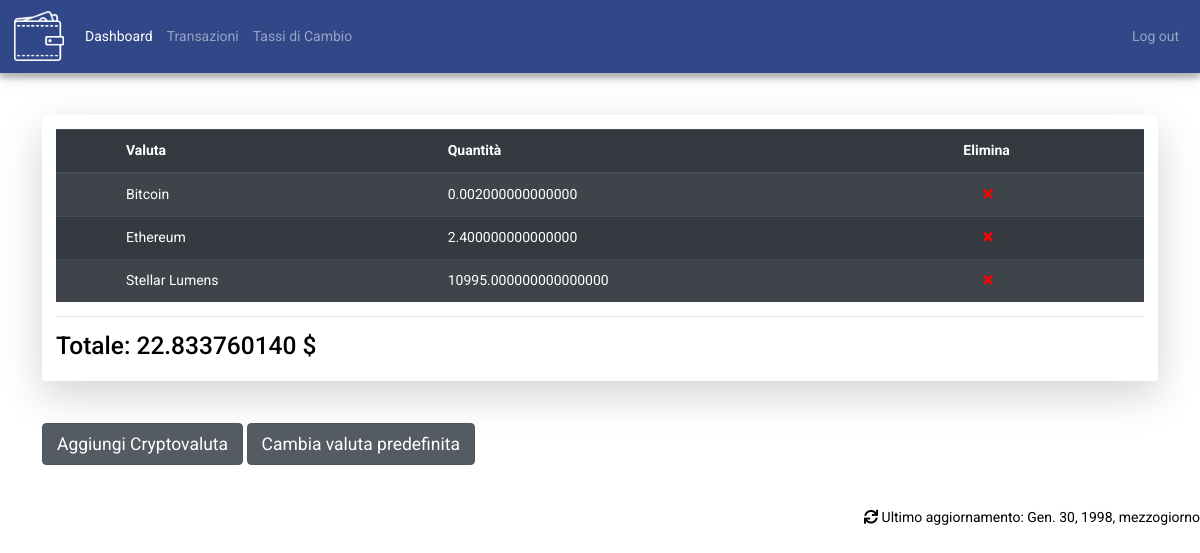
Before: /dashboard/ (signed in) with the older database file.
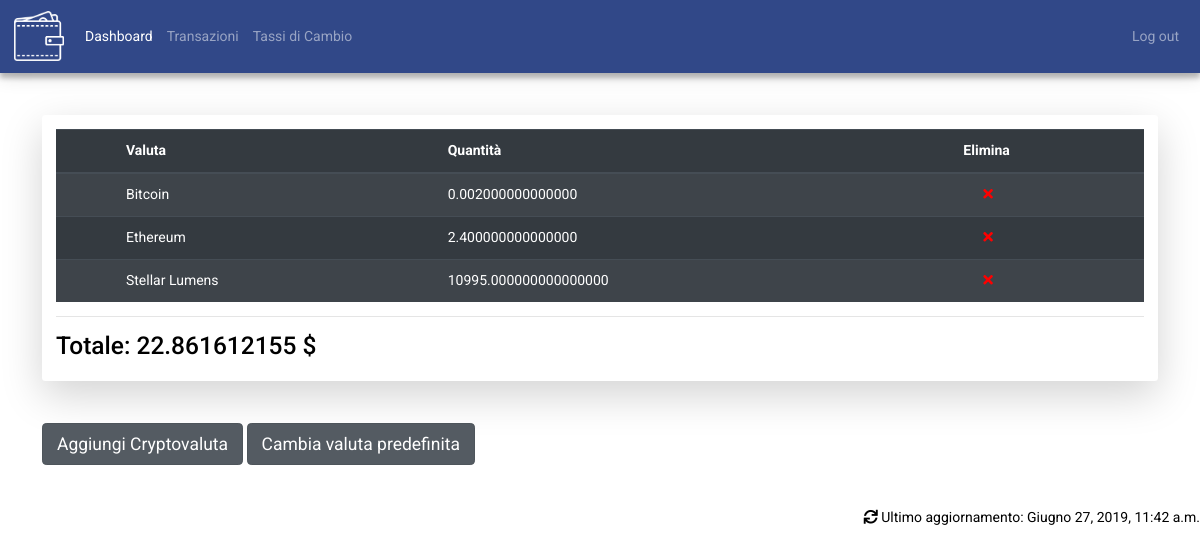
After: the same page with the newer database file.
### dashboard/models.py (models this page shows, shortened)
class Conto(models.Model):
    tipo_valuta = models.ForeignKey(Valuta, on_delete=models.CASCADE, default=None)
    importo = models.DecimalField(default=0, decimal_places=15, max_digits=30)
    wallet_associato = models.ForeignKey(Wallet, related_name='conti', on_delete=models.CASCADE)
    class Meta:
        unique_together = ('tipo_valuta', 'wallet_associato')
    def calcola_totale_conto(self,valuta):  # calcola il totale nella valuta richiesta
        return (float(self.tipo_valuta.cambio)/float(valuta.cambio))*float(self.importo)

class Valuta(models.Model):
    sigla = models.CharField(max_length=3,  null=False, unique=True)
    cambio = models.DecimalField(decimal_places=15, max_digits=30)
    nome = models.CharField(max_length=25)
    class Meta:
        ordering = ('sigla',)

class Wallet(models.Model):
    wallet_id = models.CharField(max_length=35, null=False, unique=True)
    user_id = models.OneToOneField(User, on_delete=models.CASCADE)
    cambio_selezionato = models.ForeignKey(Valuta, on_delete=models.CASCADE)
    transazione_ingresso = models.ManyToManyField('Wallet', null=True, through='Transazione', related_name="transazione_uscita",symmetrical=False)
    ultimo_aggiornamento = models.DateTimeField(default=datetime(1998, 1, 30, 12, 00))

### dashboard/views.py (the view)
# urls.py: path('', views.dashboard, name='dashboard'),
@login_required
def dashboard(request):
    user_wallet = Wallet.objects.get(user_id=request.user)
    conti = Conto.objects.filter(wallet_associato=user_wallet).order_by('-tipo_valuta').reverse()
    if(conti):
        totale = conti[0].calcola_totale_conto(user_wallet.cambio_selezionato)
    else:
        totale = 0
    return render(request, 'dashboard.html', {
        'conti': conti,
        'totale': '%.9f'%totale,
        'cambio_selezionato': user_wallet.cambio_selezionato.sigla,
        'ultimo_aggiornamento': user_wallet.ultimo_aggiornamento
    })

### templates/dashboard.html (shortened to what this page needs)
{% extends 'base.html' %}
{% block content %}
    <div class="col py-5 px-md-5 bordered col-example">
        <div class="shadow-lg p-3 mb-5 bg rounded">
            <table class="table table-striped table-dark ">
                <thead>
                <tr>
                  <th scope="col"></th>
                  <th scope="col">Valuta</th>
                  <th scope="col">Quantità</th>
                    <th scope="col">Elimina</th>
                </tr>
              </thead>
              <tbody>
        {% for conto in conti %}
                            <tr>
                  <th scope="row"></th>
                  <td>{{ conto.tipo_valuta.nome }}</td>
                  <td>{{ conto.importo }}</td>
                  <td>
                      <a href="{% url 'elimina_conto' conto.id%}" onclick="return confirm('Sei sicuro di voler eliminare questo articolo?')">
                                    <i class="fas fa-times" style="color: #ff0000;padding-left: 20px;"></i>
                      </a>
                  </td>
                </tr>
        {% endfor %}
              </tbody>
            </table>
            <hr>
            <h3>Totale: {{ totale }}
            {% if cambio_selezionato == 'USD' %}${% elif cambio_selezionato == 'EUR' %}€{% else %}{{ cambio_selezionato }}{% endif %}
             </h3>
        </div>
<a href="{% url 'aggiungi_conto' %}" class="btn btn-secondary btn-lg active" role="button" aria-pressed="true" >Aggiungi Cryptovaluta</a>
    <a href="{% url 'selezione_cambio' %}" class="btn btn-secondary btn-lg active" role="button" aria-pressed="true" >Cambia valuta predefinita</a>
</div>
{% endblock %}
{% block footer %}
        {% include 'partials/footer.html' %}
{% endblock %}

### templates/base.html (shortened to what this page needs)
<!DOCTYPE html>
<html lang="en">
<head>
    {% block stylesheets %}
        {% include 'partials/stylesheets.html' %}
    {% endblock %}
</head>
<body>
    {% block navbar %}
        {% include 'partials/navbar.html' %}
    {% endblock navbar %}
<main id="main_conteiner">{% block content %}{% endblock %}</main>
{% block footer %}{% endblock %}
</body>
</html>

### templates/partials/stylesheets.html (shortened to what this page needs)
{% load static %}
        <link rel="stylesheet" href="https://stackpath.bootstrapcdn.com/bootstrap/4.3.1/css/bootstrap.min.css">
        <link rel="stylesheet" href="{% static 'smartwallet/css/style.css' %}">
<link rel="stylesheet" href="https://use.fontawesome.com/releases/v5.7.2/css/all.css">

### templates/partials/navbar.html (shortened to what this page needs)
{% load static %}
<nav class="navbar navbar-expand-lg navbar-dark bg-blue">
    <div class="collapse navbar-collapse justify-content-start" id="navbar">
        {% if not "login" in request.path %}
            <div class="navbar-header">
                <a class="navbar-brand" href="{% url 'dashboard' %}">
                    <img alt="Brand" src="{% static 'smartwallet/img/SmartWallet_noTitle.png' %}"
                         style="width: 50px; height: 50px;">
                </a>
            </div>
        {% endif %}
        <ul class="navbar-nav">
            {% if "dashboard" in request.path %}
                <li class="nav-item active">
                    <a class="nav-link" href="{% url 'dashboard' %}">Dashboard </a>
                </li>
            {% else %}
                <li class="nav-item">
                    <a class="nav-link" href="{% url 'dashboard' %}">Dashboard <span
                            class="sr-only">(current)</span></a>
                </li>
            {% endif %}
            {% if "transazioni" in request.path %}
                <li class="nav-item active">{% else %}
                <li class="nav-item">
            {% endif %}
            <a class="nav-link" href="{% url 'transazioni' %}">Transazioni </a>
            </li>
            {% if "tassi-di-cambio" in request.path %}
                <li class="nav-item active">{% else %}
                <li class="nav-item">
            {% endif %}
            <a class="nav-link" href="{% url 'converti_valute' %}">Tassi di Cambio </a>
            </li>
        </ul>
    </div>
    <div class="collapse navbar-collapse justify-content-end" id="navbar">
        <ul class="navbar-nav">
            <li class="nav-item">
                <a class="nav-link" href="{% url 'logout' %}">Log out </a>
            </li>
        </ul>
    </div>
</nav>

### templates/partials/footer.html
<fotter>
    <div class="ultimo-aggiornamento">
        <i id="refresh" class="fas fa-sync js-spinner"></i>
        <p class="ultimoaggiornamentotext"> Ultimo aggiornamento: {{ ultimo_aggiornamento }}</p>
    </div>
</fotter>

### templates/partials/javascript.html (shortened to what this page needs)
{% load static %}

### dashboard/static/smartwallet/css/style.css (style rules this page uses)
.bg-blue { background: rgb(49,72,136); box-shadow: 0 0 20px 0 rgba(0, 0, 0, 0.2), 0 5px 5px 0 rgba(0, 0, 0, 0.24); }
body { background: white; font-family: "Roboto", sans-serif; -webkit-font-smoothing: antialiased; -moz-osx-font-smoothing: grayscale; color: black; }
* { font-size: 14px; }
.ultimoaggiornamentotext { display: inline-block; }
.ultimo-aggiornamento { float:right; }

Changed rows visible on the page:
changed Wallet: ultimo_aggiornamento "Gen. 30, 1998, mezzogiorno" → "Giugno 27, 2019, 11:42 a.m."
Other visible differences:
{{ totale }}: "22.833760140" → "22.861612155"
